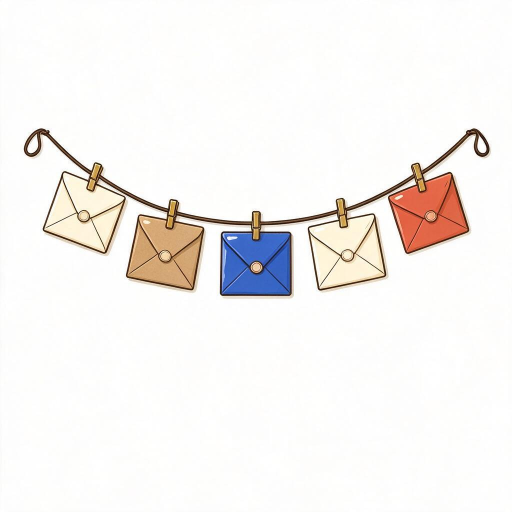
#> input picture art-source/ui/m33-samples/decor-bunting-raw.jpg, 1024 x 1024 px (shown at 1/2 size)
$ python cutout.py decor-bunting-raw.jpg decor-horn-raw.jpg decor-horn-raw.jpg
#> lines starting #> are read from the running program, lines starting #| are printed output that depends on the picture; after the words box and inside, x2 and y2 are one past the last pixel; in counts of white or black regions, pixels touching at a corner belong together
import sys
from collections import deque
from PIL import Image, ImageFilter

def cutout(src, dst, erode=2, blur=0.5, whitekey=False):
#> called with src = 'decor-bunting-raw.jpg', dst = 'decor-horn-raw.jpg', erode = 2, blur = 0.5, whitekey = False
    im = Image.open(src).convert("RGB")
#> im is the input picture: PIL image 1024x1024 RGB; mean R, G, B 245.4, 242.6, 240.4
    w, h = im.size
#> w = 1024; h = 1024
    px = im.load()
    corners = [px[0, 0], px[w - 1, 0], px[0, h - 1], px[w - 1, h - 1]]
#> corners = [(250, 250, 250), (252, 252, 252), (254, 254, 254), (252, 252, 250)]
    br = sum(p[0] for p in corners) // 4
#> br = 252
    bg_ = sum(p[1] for p in corners) // 4
#> bg_ = 252
    bb = sum(p[2] for p in corners) // 4
#> bb = 251
    tol = 30

    def is_bg(i):
        x, y = i % w, i // w
        r, g, b = px[x, y]
        return abs(r - br) <= tol and abs(g - bg_) <= tol and abs(b - bb) <= tol

    bgmask = bytearray(w * h)
    dq = deque()
    seeds = set()
    for x in range(w):
        seeds.add(x)
        seeds.add((h - 1) * w + x)
    for y in range(h):
        seeds.add(y * w)
        seeds.add(y * w + w - 1)
    for i in seeds:
        if not bgmask[i] and is_bg(i):
            bgmask[i] = 1
            dq.append(i)
#> this loop made 4092 passes
#> (r in is_bg, g in is_bg, b in is_bg) on passes 1 to 3: (250, 250, 250), (251, 251, 251), (252, 252, 252)
    while dq:
        i = dq.popleft()
        x, y = i % w, i // w
        nbrs = []
        if x > 0:
            nbrs.append(i - 1)
        if x < w - 1:
            nbrs.append(i + 1)
        if y > 0:
            nbrs.append(i - w)
        if y < h - 1:
            nbrs.append(i + w)
        for j in nbrs:
            if not bgmask[j] and is_bg(j):
                bgmask[j] = 1
                dq.append(j)
#> this loop made 934859 passes
    alpha = Image.new("L", (w, h))
#> alpha: PIL image 1024x1024 L; every value is 0
    ap = alpha.load()
    for y in range(h):
        base = y * w
        for x in range(w):
            i = base + x
            if bgmask[i]:
                ap[x, y] = 0
                continue
            if whitekey:
                r, g, b = px[x, y]
                neutral_white = r >= 250 and g >= 250 and b >= 248 and abs(r - b) <= 4 and abs(g - b) <= 4
                if neutral_white:
                    ap[x, y] = 0
                    continue
            ap[x, y] = 255
    if erode:
        alpha = alpha.filter(ImageFilter.MinFilter(erode * 2 + 1))
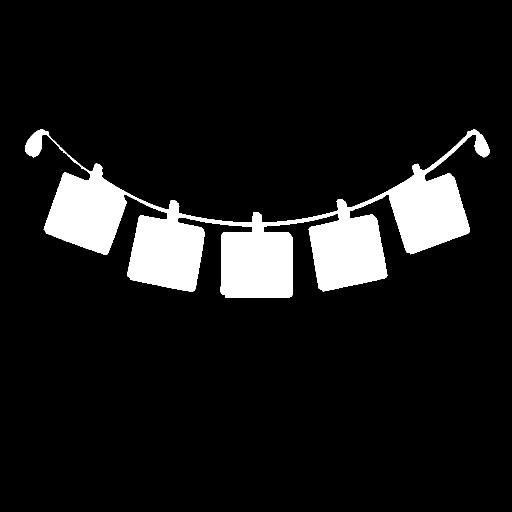
#> alpha: PIL image 1024x1024 L (shown at 1/2 size); 9.8% white; 1 white region, box (x1, y1, x2, y2) and area: (50, 259, 980, 596) 102245
    if blur:
        alpha = alpha.filter(ImageFilter.GaussianBlur(blur))
    out = im.convert("RGBA")
    out.putalpha(alpha)
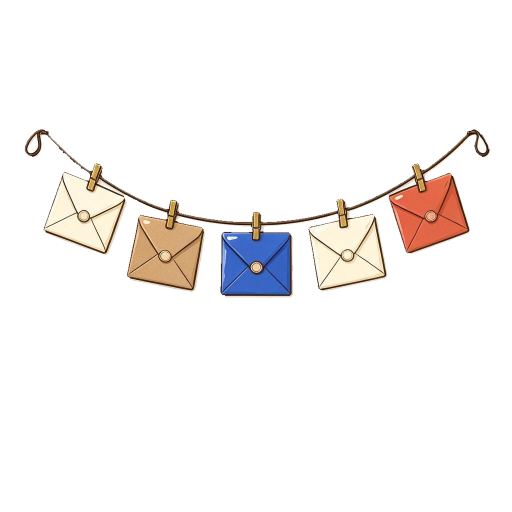
#> out: PIL image 1024x1024 RGBA (shown at 1/2 size); mean R, G, B, A 245.4, 242.6, 240.4, 24.9; transparent parts drawn white
    bbox = alpha.getbbox()
    out = out.crop(bbox)
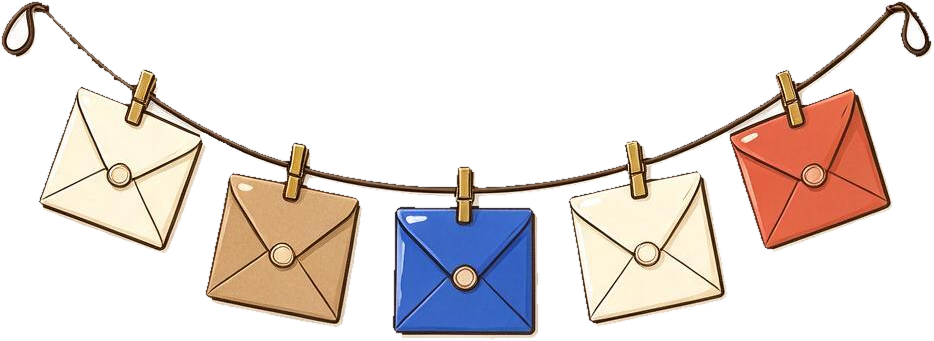
#> out: PIL image 934x341 RGBA; mean R, G, B, A 226, 216.8, 211.7, 81.9; transparent parts drawn white
    cw, ch = out.size
    maxside = int(w * 0.88)
    scale = min(1.0, maxside / max(cw, ch))
    nw, nh = max(1, int(cw * scale)), max(1, int(ch * scale))
    out = out.resize((nw, nh), Image.LANCZOS)
#> out: PIL image 901x328 RGBA
    canvas = Image.new("RGBA", (w, h), (0, 0, 0, 0))
#> canvas: PIL image 1024x1024 RGBA; every value is 0
    canvas.paste(out, ((w - nw) // 2, (h - nh) // 2), out)
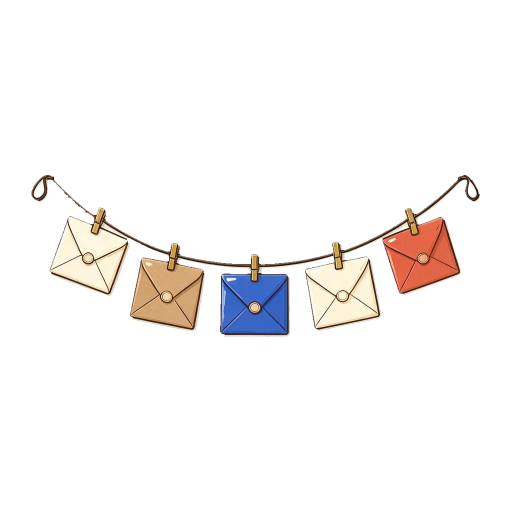
#> canvas: PIL image 1024x1024 RGBA (shown at 1/2 size); mean R, G, B, A 16.2, 13.8, 12.7, 22.8; transparent parts drawn white
    canvas.save(dst)
    print(dst, canvas.size, "fillbox", bbox)
#| decor-horn-raw.jpg (1024, 1024) fillbox (48, 257, 982, 598)

if __name__ == "__main__":
    wk = len(sys.argv) > 3 and sys.argv[3] == "whitekey"
    cutout(sys.argv[1], sys.argv[2], whitekey=wk)

$ run again, on art-source/ui/m33-samples/decor-scale-raw.jpg
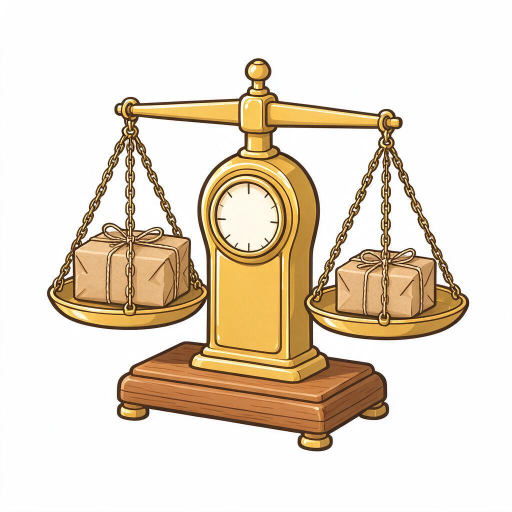
#> input picture art-source/ui/m33-samples/decor-scale-raw.jpg, 1024 x 1024 px (shown at 1/2 size)
#> in cutout, im is the input picture: PIL image 1024x1024 RGB; mean R, G, B 231.8, 219.7, 202.9
#> corners = [(255, 255, 255), (252, 252, 252), (255, 255, 255), (252, 252, 252)]
#> br = 253
#> the loop in cutout, `for i in seeds:` made 4092 passes
#> the loop in cutout, `while dq:` made 649584 passes
#> in cutout, `alpha = alpha.filter(ImageFilter.MinFilter(erode * 2 + 1))`:
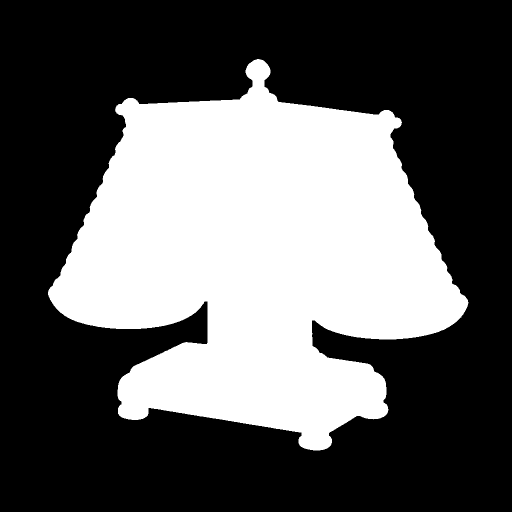
#> alpha: PIL image 1024x1024 L (shown at 1/2 size); 37.2% white; 1 white region, box (x1, y1, x2, y2) and area: (96, 118, 937, 901) 390006
#> in cutout, `canvas.paste(out, ((w - nw) // 2, (h - nh) // 2), out)`:
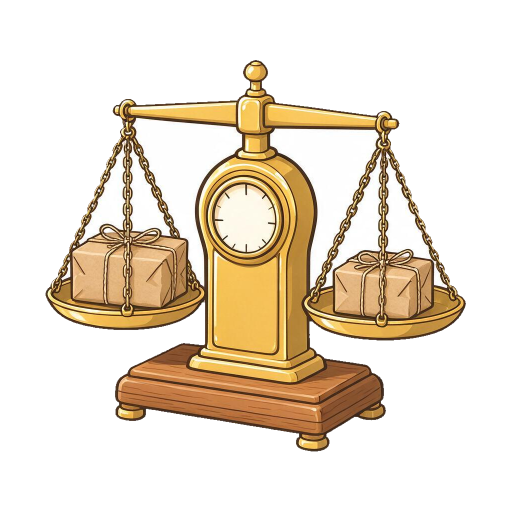
#> canvas: PIL image 1024x1024 RGBA (shown at 1/2 size); mean R, G, B, A 73.6, 61.7, 45.1, 94.6; transparent parts drawn white
#| decor-scale-raw.jpg (1024, 1024) fillbox (94, 116, 939, 903)
